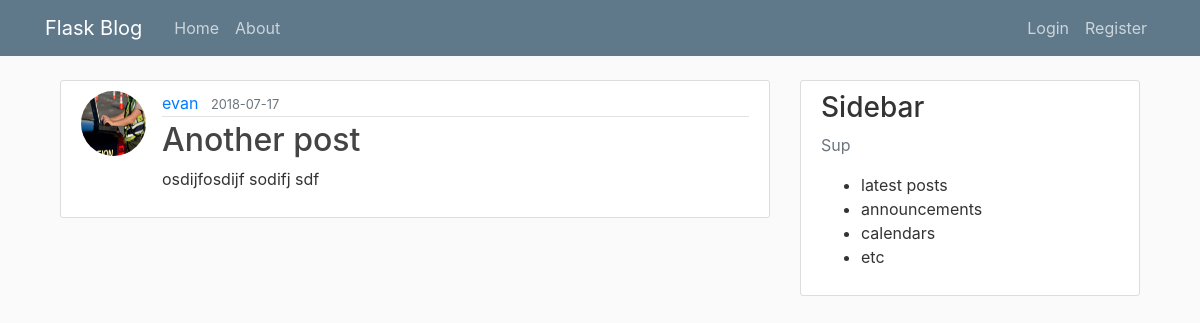
The page /home on the database its author committed.
### flask_blog/models.py (models this page shows, shortened)
class Post(db.Model):
    id = db.Column(db.Integer, primary_key=True)
    title = db.Column(db.String(100), nullable=False)
    date_posted = db.Column(db.DateTime, nullable=False, default=datetime.utcnow)
    content = db.Column(db.Text, nullable=False)
    user_id = db.Column(db.Integer, db.ForeignKey('user.id'), nullable=False)

class User(db.Model, UserMixin):
    id = db.Column(db.Integer, primary_key=True)
    username = db.Column(db.String(20), unique=True, nullable=False)
    email = db.Column(db.String(120), unique=True, nullable=False)
    image_file = db.Column(db.String(20), nullable=False, default='default.jpg')
    password = db.Column(db.String(60), nullable=False)
    posts = db.relationship('Post', backref='author', lazy=True)

### flask_blog/routes.py (the view)
@app.route("/")
@app.route("/home")
def home():
    page = request.args.get('page', 1, type=int)
    posts = Post.query.paginate(per_page=1, page=page)
    return render_template('home.html', posts=posts)

### flask_blog/templates/home.html
{% extends 'layout.html' %}
{% block content %}
    {% for post in posts.items %}
        <article class="media content-section">
            <img class="rounded-circle article-img" src="{{ url_for('static', filename='profile_pics/' + post.author.image_file) }}" alt="">
            <div class="media-body">
                <div class="article-metadata">
                    <a class="mr-2" href="#">{{ post.author.username }}</a>
                    <small class="text-muted">{{ post.date_posted.strftime('%Y-%m-%d') }}</small>
                </div>
                <h2><a class="article-title" href="{{ url_for('post', post_id=post.id)  }}">{{ post.title }}</a></h2>
                <p class="article-content">{{ post.content }}</p>
            </div>
        </article>
    {% endfor %}
{% endblock content %}

### flask_blog/templates/layout.html (shortened to what this page needs)
<!doctype html>
<html lang="en">
  <head>
    <link rel="stylesheet" href="https://stackpath.bootstrapcdn.com/bootstrap/4.1.1/css/bootstrap.min.css">
    <link rel="stylesheet" type="text/css" href="{{ url_for('static', filename='main.css') }}">
  </head>
  <body>
      <header class="site-header">
          <nav class="navbar navbar-expand-md navbar-dark bg-steel fixed-top">
              <div class="container">
                  <a class="navbar-brand mr-4" href="/">Flask Blog</a>
                  <div class="collapse navbar-collapse" id="navbarToggle">
                      <div class="navbar-nav mr-auto">
                          <a class="nav-item nav-link" href="{{ url_for('home') }}">Home</a>
                          <a class="nav-item nav-link" href="{{ url_for('about') }}">About</a>
                      </div>
                      <div class="navbar-nav">
                          {% if current_user.is_authenticated %}
                             <a class="nav-item nav-link" href="{{ url_for('new_post') }}">New Post</a>
                             <a class="nav-item nav-link" href="{{ url_for('account') }}">Account</a>
                             <a class="nav-item nav-link" href="{{ url_for('logout') }}">Logout</a>
                          {% else %}
                            <a class="nav-item nav-link" href="{{ url_for('login') }}">Login</a>
                            <a class="nav-item nav-link" href="{{ url_for('register') }}">Register</a>
                          {% endif %}
                      </div>
                  </div>
              </div>
          </nav>
      </header>
    <div class="container">
        <main class="container" role="main">
            <div class="row">
                <div class="col-md-8">
                    {% block content %}{% endblock %}
                </div>
                <div class="col-md-4">
                    <div class="content-section">
                        <div class="h3">Sidebar</div>
                        <p class="text-muted">Sup
                        <ul>
                            <li>latest posts</li>
                            <li>announcements</li>
                            <li>calendars</li>
                            <li>etc</li>
                        </ul>
                        </p>
                    </div>
                </div>
            </div>
        </main>
    </div>
  </body>
</html>

### flask_blog/static/main.css (style rules this page uses)
body { background: #fafafa; color: #333333; margin-top: 5rem; }
h1, h2, h3, h4, h5, h6 { color: #444444; }
.bg-steel { background-color: #5f788a; }
.site-header .navbar-nav .nav-link { color: #cbd5db; }
.content-section { background: #ffffff; padding: 10px 20px; border: 1px solid #dddddd; border-radius: 3px; margin-bottom: 20px; }
.article-title { color: #444444; }
.article-content { white-space: pre-line; }
.article-img { height: 65px; width: 65px; margin-right: 16px; }
.article-metadata { padding-bottom: 1px; margin-bottom: 4px; border-bottom: 1px solid #e3e3e3 }

### rows shown on the page
Post: image_file (picture), author.username "evan", date_posted "2018-07-17", title "Another post", content "osdijfosdijf sodifj sdf"
